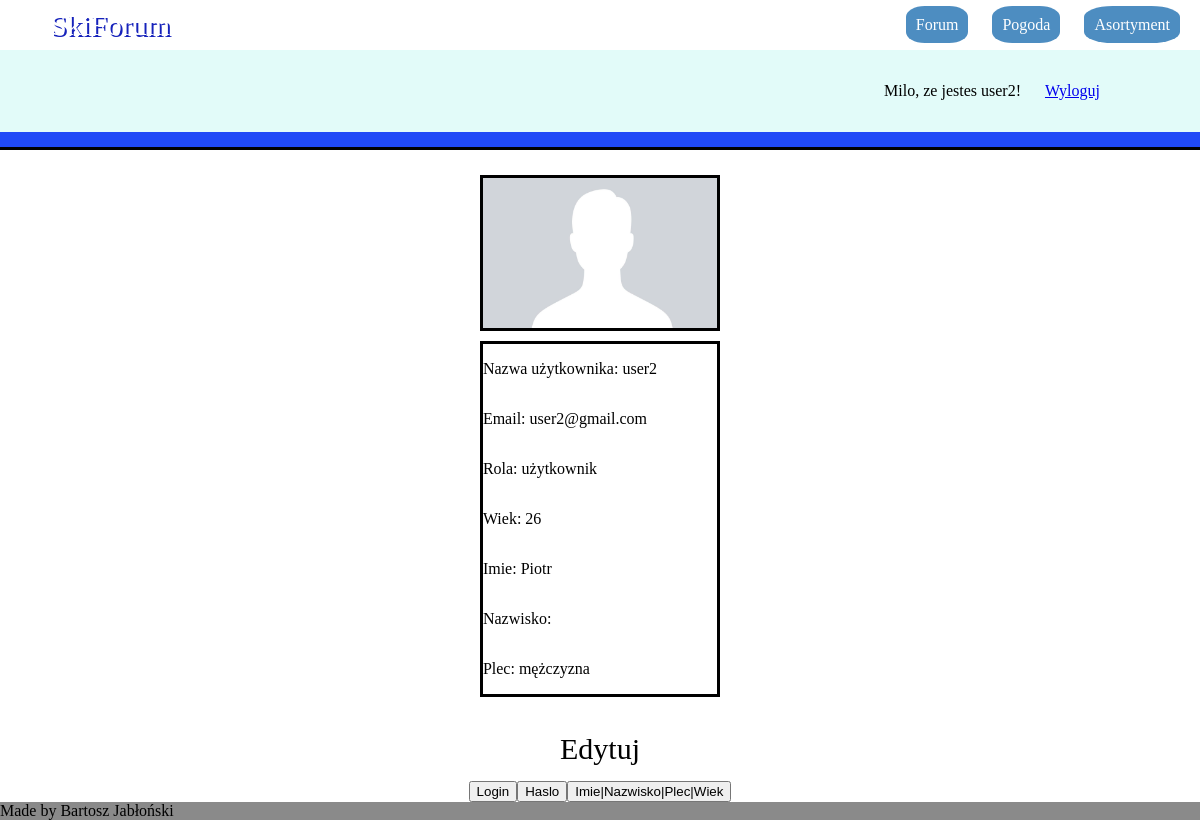
Page /pages/profil.php (signed in) on the committed database.
### tables this page shows
CREATE TABLE IF NOT EXISTS `uzytkownicy` (
  `id_uzytkownika` int(12) NOT NULL AUTO_INCREMENT,
  `login` varchar(30) NOT NULL,
  `haslo` char(255) NOT NULL,
  `email` varchar(30) NOT NULL,
  `uprawnienia` int(1) NOT NULL,
  `zbanowany` int(1) NOT NULL DEFAULT '0',
  PRIMARY KEY (`id_uzytkownika`)
);

CREATE TABLE IF NOT EXISTS `dane_konta` (
  `id_profilu` int(12) NOT NULL AUTO_INCREMENT,
  `id_uzytkownika` int(12) NOT NULL,
  `imie` varchar(50) DEFAULT NULL,
  `nazwisko` varchar(50) DEFAULT NULL,
  `wiek` int(3) DEFAULT NULL,
  `plec` char(1) DEFAULT NULL,
  `avatar` varchar(250) DEFAULT NULL,
  PRIMARY KEY (`id_profilu`),
  KEY `id_uzytkownika` (`id_uzytkownika`)
);

### konto_informacje.php (the view, shortened to what this page needs)
<div class="user-data">
  <?php
    try{
      $pdo = new PDO('mysql:host=userdb1;dbname=1197239_EkE', '1197239_EkE', 'yXApv34o3YkEFR');
    }catch(PDOException $e){
      echo $e->getMessage();
      die();
    }
     $data2 = $pdo->prepare("SELECT imie, nazwisko, wiek, plec, avatar FROM dane_konta WHERE id_uzytkownika='".$_SESSION['id_uzytkownika']."'");
     $data2->execute();
     foreach($data2 as $row){
       $imie = $row['imie'];
       $nazwisko = $row['nazwisko'];
       $wiek = $row['wiek'];
       $plec = $row['plec'];
     }
     $select = $pdo->prepare("SELECT login, email FROM uzytkownicy WHERE id_uzytkownika = '".$_SESSION['id_uzytkownika']."'");
     $select->execute();
     foreach($select as $row){
       $login_uzytkownika = $row['login'];
       $email_uzytkownika = $row['email'];
     }
     echo "<p>Nazwa użytkownika: ".$login_uzytkownika."</p>";
     echo "<p>Email: ".$email_uzytkownika."</p>";
     switch($_SESSION['uprawnienia']){
       case 3:
         echo "<p>Rola: użytkownik</p>";
         break;
     }
     echo "<p>Wiek: $wiek</p>";
    echo "<p>Imie: $imie</p>";
    echo "<p>Nazwisko: $nazwisko</p>";
    switch($plec){
      case 'm':
        echo "<p>Plec: mężczyzna</p>";
        break;
    }
   ?>
</div>

### css/styles.css (style rules this page uses)
html, body { padding: 0; margin: 0; height: 100%; }
body { background-image: url("../images/background4.jpg"); background-size: cover; background-attachment: fixed; display: flex; flex-direction: column; }
.profile-info-container .user-data { display: flex; flex-direction: column; border: solid; background-color: rgba(255,255,255, 0.5); }

### rows in the picture
uzytkownicy: login "user2", email "user2@gmail.com"
dane_konta: wiek "26", imie "Piotr"

### other values in the picture
$_SESSION['login'] "user2"
